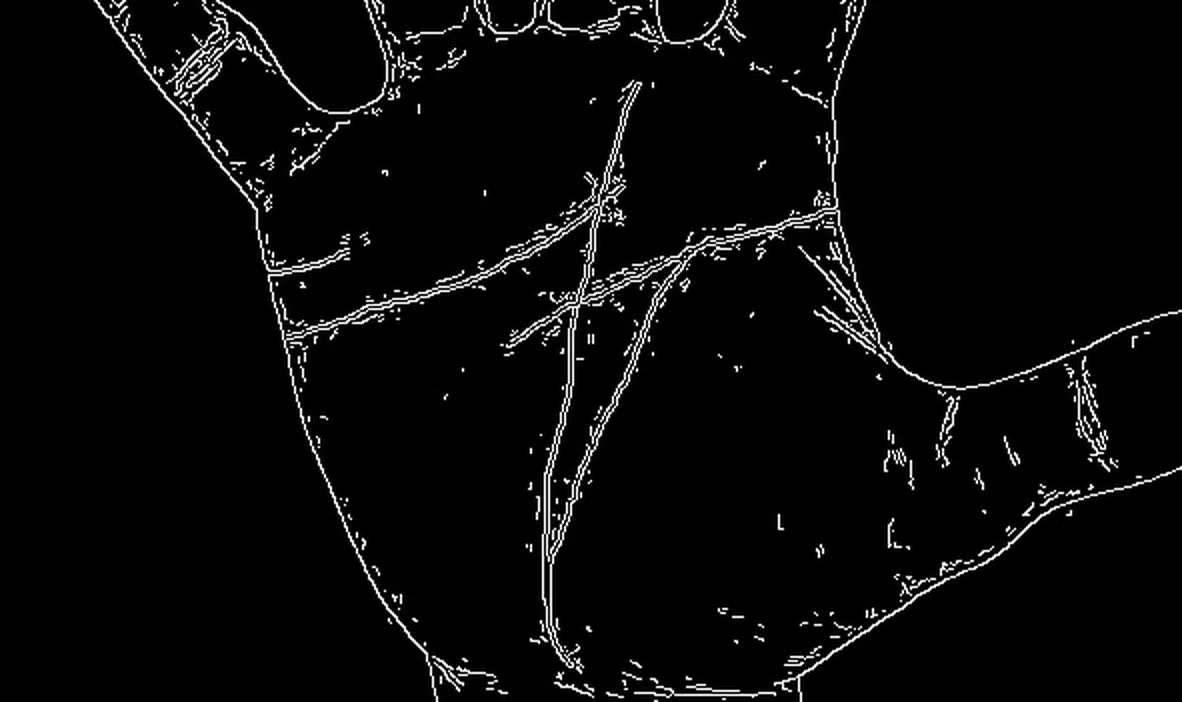
#> input picture code/out_zoomed.png, 1182 x 702 px
$ python educationLine.py
#> lines starting #> are read from the running program, lines starting #| are printed output that depends on the picture
import Tkinter
from Tkinter import *
from Tkinter import Tk
from tkFileDialog import askopenfilename
from socket import *
from thread import *
import sys,os
import time
import Tkinter as tk
from PIL import ImageTk, Image
import Image
import cv2
import numpy as np
from matplotlib import pyplot as plt


img = cv2.imread('out_zoomed.png',0)
#> img is the input picture: shape (702, 1182); min 0, max 255, mean 9.3
rows,cols = img.shape
#> rows = 702; cols = 1182

M = cv2.getRotationMatrix2D((cols/2,rows/2),-25,1)
dst = cv2.warpAffine(img,M,(cols,rows))
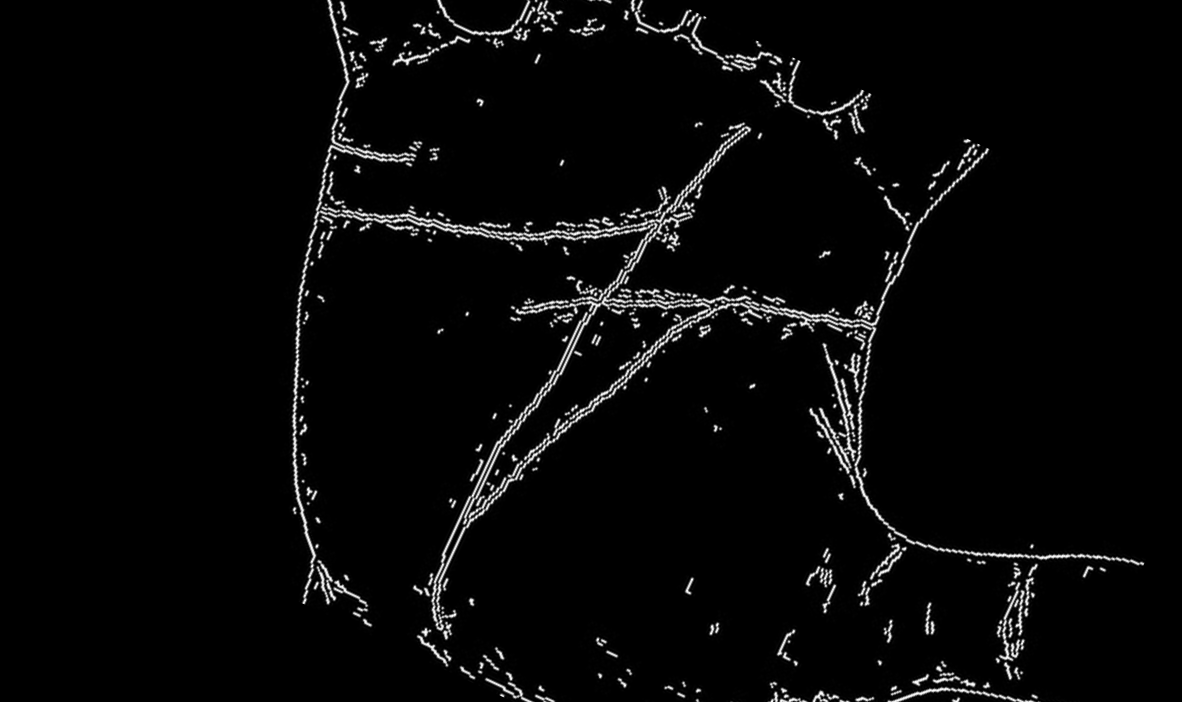
#> dst: shape (702, 1182); min 0, max 255, mean 7.7
cv2.imwrite("rotate.jpg",dst)
